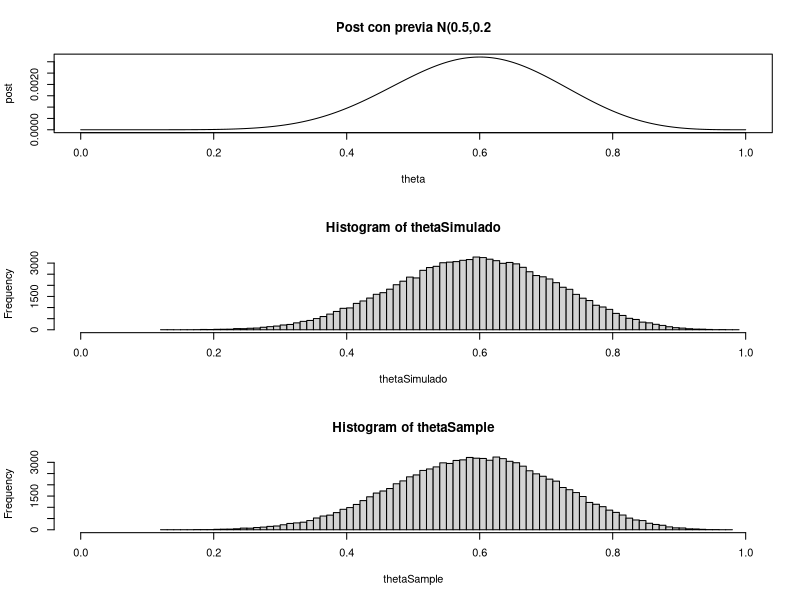

This figure's R source:
#Inf II: clase 2/10 
## gracias a Martín Olivera
#
# comentarios agregados
#
# grilla de valores para \theta
theta<-seq(0,1,0.001)
previa<-dnorm(theta, mean=0.5, sd=0.2)

  pnorm(0, mean=0.5, sd=0.2) # queda muy poca probabilidad 
1-pnorm(1, mean=0.5, sd=0.2) # fuera

sum_y<-6
n<-9
vero<-(theta^sum_y) * (1-theta)^(n-sum_y)
post<-previa*vero
a<-sum(post) #No suma 1
post<-post/a #Corrijo para que sume 1
b<-print(sum(post))
Post<-cumsum(post) #Dist acumulada
c<-print(which(Post>=0.603))
min(which(Post>=0.603)) 
theta[min(which(Post>=0.603))]
theta[min(which(Post>=0.136))]
###

# simulo por Monte Carlo S extracciones de post
S <- 100e3
# como lo hicimos en clase del 2 de octubre
thetaSimulado <- rep(0,S)
for (i in 1:S) thetaSimulado[i] <- theta[min(which(Post>=runif(1)))]

# usando sample() de R
thetaSample <- sample(theta,size = S, replace = TRUE, prob = post)

par(mfrow=c(3,1))
## dibuja línea que une las 1001 barritas
plot(theta,post, type='l', main = "Post con previa N(0.5,0.2") 
hist(thetaSimulado, breaks = 100, xlim = c(0,1))
hist(thetaSample,   breaks = 100, xlim = c(0,1))
